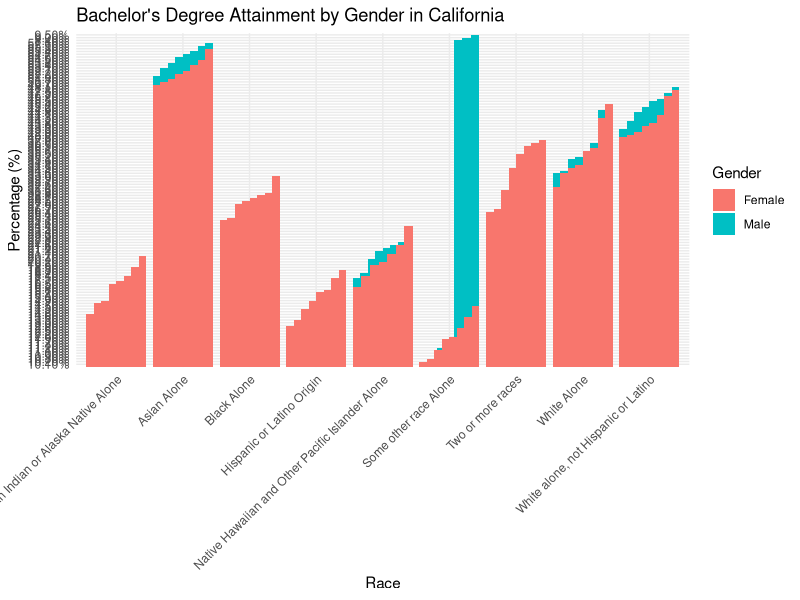

Recreate this plot in R.
## ---- chunk 1
suppressMessages(library(readxl))
suppressMessages(library(tidyverse))

acs_stuff <- read.csv('dataset/ACS_Gender_and_Race.csv')
income_data <- read.csv('dataset/dofl_income_clean.csv')
## ---- chunk 2
# numeric for percentage
acs_stuff$Male_P_Bach <- as.numeric(gsub("%", "", acs_stuff$Male_P_Bach))
acs_stuff$Female_P_Bach <- as.numeric(gsub("%", "", acs_stuff$Female_P_Bach))

# organizing raced percentage data
acs_stuff %>% group_by(Race) %>%
  summarize(
    bach_perc_male = sum(Male_P_Bach, na.rm = TRUE) / n(),
    bach_perc_female = sum(Female_P_Bach, na.rm = TRUE) / n(),
    prop_m_to_f = bach_perc_female/bach_perc_male
  )
## ---- chunk 3
# numeric for median data
view(income_data)
## ---- chunk 4
# Load necessary libraries
library(tidyverse)

# Load the data
data <- read_csv('dataset/ACS_Gender_and_Race.csv')

# Select a specific state for the analysis
selected_state <- "California"
data_filtered <- filter(data, State == selected_state)

# Create the plot
plot <- ggplot(data_filtered, aes(x = Race, y = Male_P_Bach, fill = "Male")) +
  geom_bar(stat = "identity", position = position_dodge()) +
  geom_bar(aes(y = Female_P_Bach, fill = "Female"), stat = "identity", position = position_dodge()) +
  labs(title = paste("Bachelor's Degree Attainment by Gender in", selected_state),
       x = "Race",
       y = "Percentage (%)",
       fill = "Gender") +
  theme_minimal() +
  theme(axis.text.x = element_text(angle = 45, hjust = 1))

# Print the plot
print(plot)

